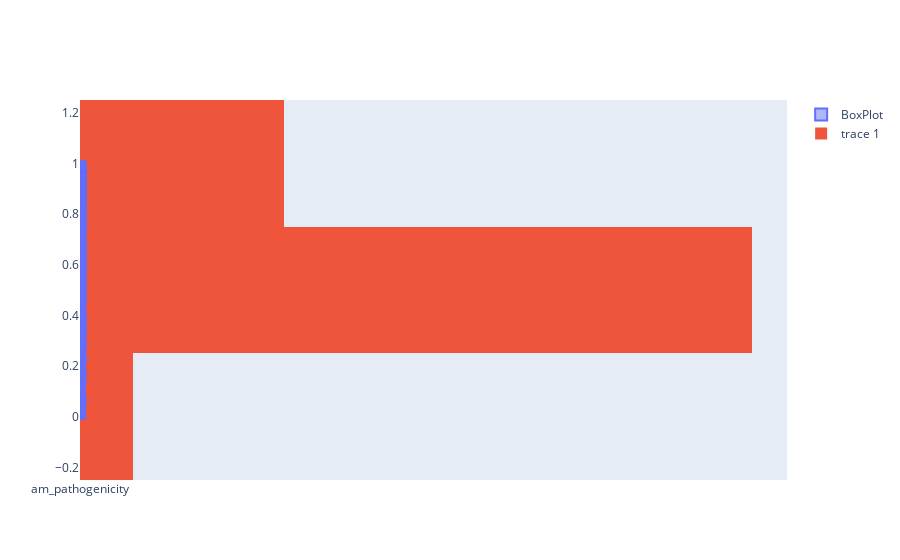

Source (notebook cell):
### Code cell
box_trace = go.Box(x=df_long['Class'],y=df_long['Value'],name='BoxPlot')
bar_trace = go.Histogram(y=merged['Class'])
fig2 = go.Figure(data=[box_trace,bar_trace])
fig2.show()

### Figure 1 — Plotly figure (JSON) as saved in the notebook; plotly's stock layout.template omitted (floating-point values rounded to 4 significant figures; data arrays with more than 128 entries replaced by an {"elided": "..."} marker saying what was removed)
{"data": [{"name": "BoxPlot", "type": "box", "x": {"elided": "23676 str values"}, "y": {"elided": "23676 float values"}}, {"type": "histogram", "y": {"elided": "1973 float values"}}], "layout": {}}
